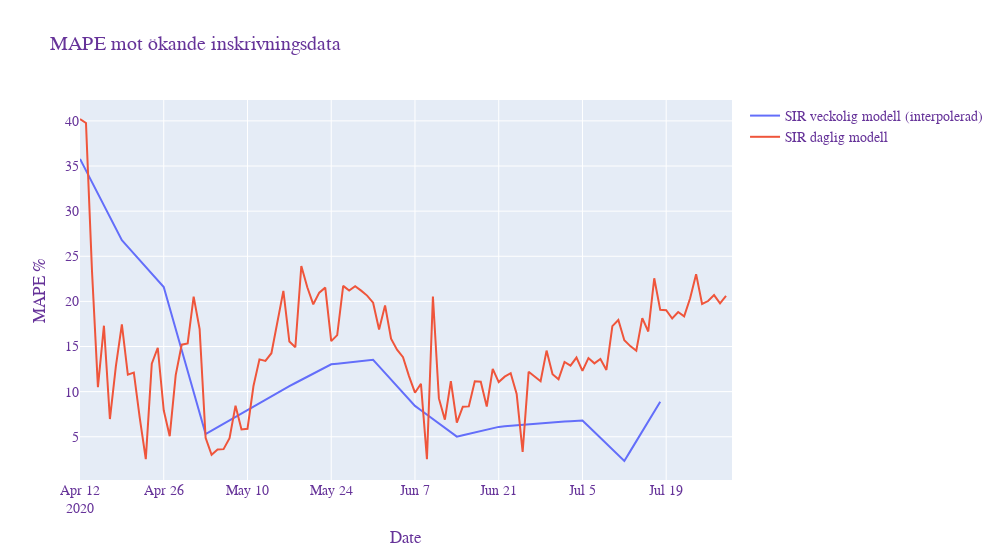
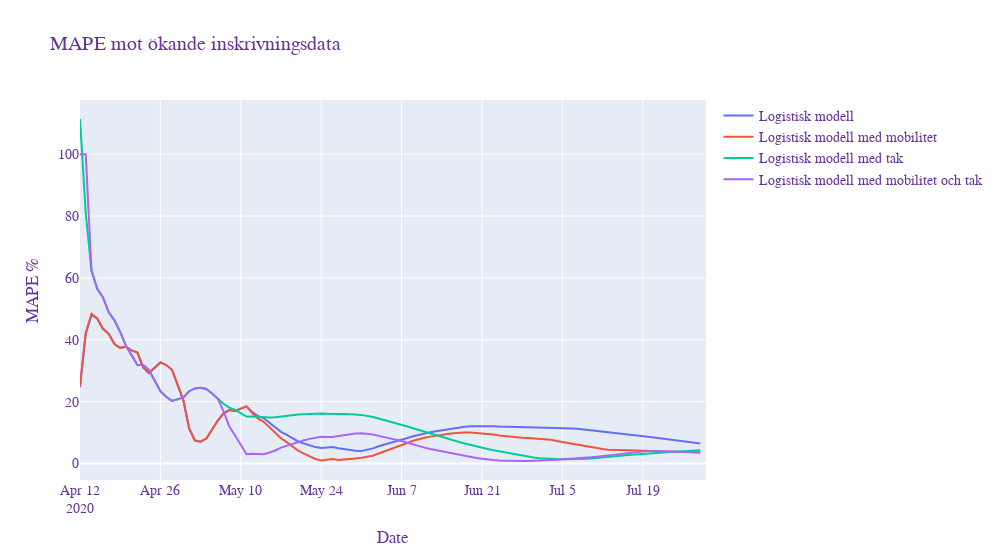

Source (notebook cell) for these figures, in order:
### Code cell
#plotting off MAPE data

MAPEfig1 = go.Figure()

#SIR MAPE week to daily
MAPEfig1.add_trace(go.Scatter(x=pd.Series(pd.date_range(pd.to_datetime('2020-03-01')+timedelta(days=42), freq="D", periods=data_points_MAPE)), 
                    y=SIR_MAPE_week2daily,
                    mode='lines',
                    name='SIR veckolig modell (interpolerad)'))

#SIR MAPE daily
MAPEfig1.add_trace(go.Scatter(x=pd.Series(pd.date_range(pd.to_datetime('2020-03-01')+timedelta(days=42), freq="D", periods=data_points_MAPE)), 
                    y=MAPE_data['MAPE_SIR_daily'],
                    mode='lines',
                    name='SIR daglig modell'))



MAPEfig1.update_layout(
                    title='MAPE mot ökande inskrivningsdata',
                    xaxis_title='Date',
                    yaxis_title='MAPE %',
                    autosize=False,
                    width=1000,
                    xaxis_range=[pd.to_datetime('2020-03-01')+timedelta(days=42),pd.to_datetime('2020-03-01')+timedelta(days=42)+timedelta(days=data_points_MAPE)],
                    
                    font=dict(
                      family="Courier New, monospace",
                      size=14,
                      color="RebeccaPurple"
    )
) 
MAPEfig1.show()

MAPEfig2 = go.Figure()


#logistiska MAPE
MAPEfig2.add_trace(go.Scatter(x=pd.Series(pd.date_range(pd.to_datetime('2020-03-01')+timedelta(days=42), freq="D", periods=data_points_MAPE)), 
                    y=MAPE_data['MAPE_logistiska'],
                    mode='lines',
                    name='Logistisk modell'))

#logistiska mobilitet MAPE
MAPEfig2.add_trace(go.Scatter(x=pd.Series(pd.date_range(pd.to_datetime('2020-03-01')+timedelta(days=42), freq="D", periods=data_points_MAPE)), 
                    y=MAPE_data['MAPE_logistiska_mobilitet'],
                    mode='lines',
                    name='Logistisk modell med mobilitet'))

#logistiska tak MAPE
MAPEfig2.add_trace(go.Scatter(x=pd.Series(pd.date_range(pd.to_datetime('2020-03-01')+timedelta(days=42), freq="D", periods=data_points_MAPE)), 
                    y=MAPE_data['MAPE_logistiska_tak'],
                    mode='lines',
                    name='Logistisk modell med tak'))

#logistiska mobilitet tak MAPE
MAPEfig2.add_trace(go.Scatter(x=pd.Series(pd.date_range(pd.to_datetime('2020-03-01')+timedelta(days=42), freq="D", periods=data_points_MAPE)),
                    y=MAPE_data['MAPE_logistiska_mobilitet_tak'],
                    mode='lines',
                    name='Logistisk modell med mobilitet och tak'))

MAPEfig2.update_layout(
                    title='MAPE mot ökande inskrivningsdata',
                    xaxis_title='Date',
                    yaxis_title='MAPE %',
                    autosize=False,
                    width=1000,
                    xaxis_range=[pd.to_datetime('2020-03-01')+timedelta(days=42),pd.to_datetime('2020-03-01')+timedelta(days=42)+timedelta(days=data_points_MAPE)],
                    
                    font=dict(
                      family="Courier New, monospace",
                      size=14,
                      color="RebeccaPurple"
    )
) 
MAPEfig2.show()
